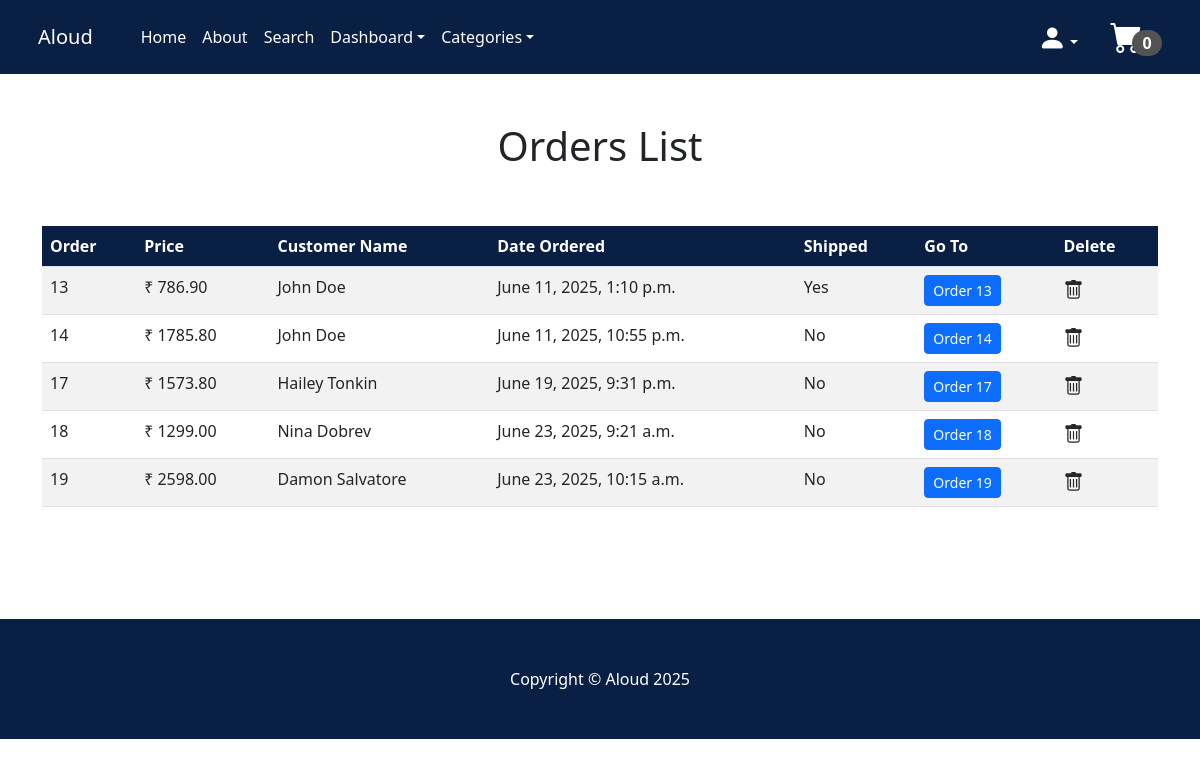
The page /orders_dash/ (signed in) on the database as committed earlier.
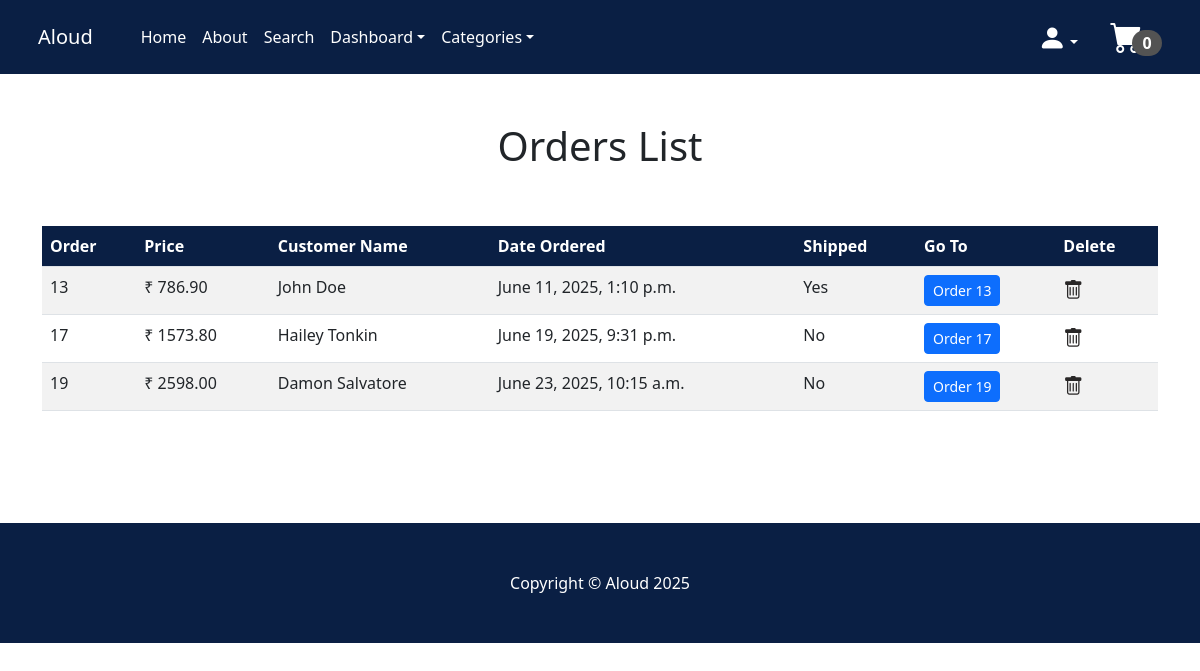
The same page on the database as committed later.
### payment/models.py (models this page shows, shortened)
class Order(models.Model):
    user = models.ForeignKey(User, on_delete=models.CASCADE, null=True, blank=True)
    full_name=models.CharField(max_length=300)
    email=models.EmailField(max_length=250)
    phone=models.CharField(max_length=20)
    shipping_address=models.TextField(max_length=10000)
    amount_paid=models.DecimalField(max_digits=10, decimal_places=2)
    date_ordered=models.DateTimeField(auto_now_add=True)
    shipped = models.BooleanField(default=False)
    date_shipped = models.DateTimeField(blank=True, null=True)

### store/views.py (the view)
# urls.py: path('orders_dash/', views.orders_dash, name= 'orders_dash'),       #To view all the orders in the dashboard
def orders_dash(request):
    if request.user.is_authenticated and request.user.is_superuser:
        orders = Order.objects.all()
        return render(request, 'orders_dash.html', {'orders': orders})
    else:
        messages.success(request, 'Access denied to this page')
        return redirect('home')

### cart/cart.py (called while the page is built)
    def __len__(self):
        return sum(self.cart.values())

### cart/context_processors.py (called while the page is built)
def cart(request):
    return{'cart':Cart(request)}

### store/context_processors.py (called while the page is built)
def categories_processor(request):
    return {
        'categories': Category.objects.all()
    }

### store/models.py (called while the page is built)
    def __str__(self):
        return self.name

### store/templates/orders_dash.html
{% extends 'base.html' %}
{% block content %}
    <div class="container">
        <div class="row">
            <center>
                <div class="col-12">
<br/><br/>
<h1>Orders List</h1>
<br/><br/>
<div>
    <table class="table table table-striped table-hover">
  <thead style="background-color: #0a1f44;">
    <tr style="color: white;">
      <th scope="col">Order</th>
      <th scope="col">Price</th>
      <th scope="col">Customer Name</th>
      <th scope="col">Date Ordered</th>
      <th scope="col">Shipped</th>
      <th scope="col">Go To</th>
      <th scope="col">Delete</th>
    </tr>
  </thead>
  <tbody>
    {% for item in orders %}
    <tr>
      <td>{{item.id}}</td>
      <td>₹ {{item.amount_paid}}</td>
      <td>{{item.full_name}}</td>
      <td>{{item.date_ordered}}</td>
      {% if item.shipped %}
      <td>Yes</td>
      {% else %}
      <td>No</td>
      {% endif %}
      <td><a href="{% url 'orderin_dash' item.id %}" class="btn btn-primary btn-sm">Order {{item.id}}</a></td>
      <td><a href="{% url 'order_del' item.pk %}"><i class="bi bi-trash fs-5" style="color: rgb(41, 39, 39);"></i></a></td>
    </tr>
    {% endfor %}
  </tbody>
</table>
<br/><br/><br/><br/>
</div>
                </div>
            </center>
        </div>
    </div>
{% endblock %}

Rows that differ between the two databases and show on the page:
removed Order: id "14", amount_paid "1785.80", full_name "John Doe", date_ordered "June 11, 2025, 10:55 p.m.", shipped "No"
removed Order: id "18", amount_paid "1299.00", full_name "Nina Dobrev", date_ordered "June 23, 2025, 9:21 a.m.", shipped "No"
